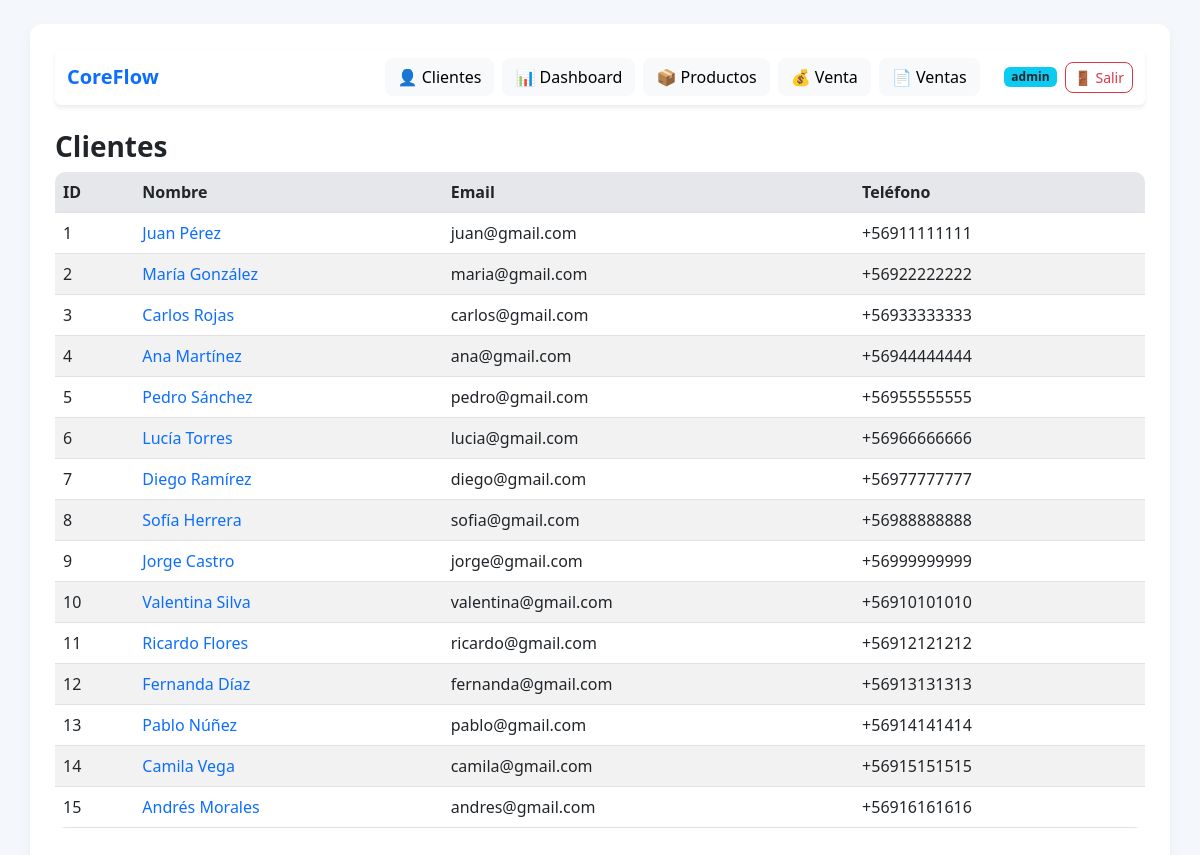
/ (signed in), run on the app's committed database.
### models.py (models this page shows, shortened)
class Usuario(UserMixin, db.Model):
    __tablename__ = 'usuarios'
    id = db.Column(db.Integer, primary_key=True)
    username = db.Column(db.String(80), unique=True, nullable=False, index=True)
    email = db.Column(db.String(120), unique=True, nullable=False)
    password_hash = db.Column(db.String(255), nullable=False)
    nombre_completo = db.Column(db.String(120))
    activo = db.Column(db.Boolean, default=True)
    fecha_creacion = db.Column(db.DateTime, default=datetime.utcnow)

class Cliente(db.Model):
    __tablename__ = 'clientes'
    id = db.Column(db.Integer, primary_key=True)
    nombre = db.Column(db.String(100), nullable=False)
    email = db.Column(db.String(120))
    telefono = db.Column(db.String(50))
    empresa = db.Column(db.String(100))
    fecha_creacion = db.Column(db.DateTime, default=datetime.utcnow)
    interacciones = db.relationship('Interaccion', backref='cliente', lazy=True)

### app.py (the view)
@app.route('/')
@login_required
def index():
    clientes = Cliente.query.order_by(Cliente.fecha_creacion.desc()).all()
    return render_template('clientes.html', clientes=clientes)

### app.py (called while the page is built)
@login_manager.user_loader
def load_user(user_id):
    return Usuario.query.get(int(user_id))

### templates/clientes.html
{% extends 'base.html' %}
{% block content %}
<h3>Clientes</h3>
<div class="table-responsive">
    <table class="table table-striped">
        <tr>
            <th>ID</th>
            <th>Nombre</th>
            <th>Email</th>
            <th>Teléfono</th>
        </tr>
        {% for c in clientes %}
        <tr>
            <td>{{ c.id }}</td>
            <td>
                <a href="{{ url_for('cliente_detalle', id=c.id) }}">
                    {{ c.nombre }}
                </a>
            </td>
            <td>{{ c.email }}</td>
            <td>{{ c.telefono }}</td>
        </tr>
        {% endfor %}
    </table>
</div>
{% endblock %}

### templates/base.html (shortened to what this page needs)
<!DOCTYPE html>
<html lang="es">
<head>
    <link href="https://cdn.jsdelivr.net/npm/bootstrap@5.3.0/dist/css/bootstrap.min.css" rel="stylesheet">
    <link rel="stylesheet" href="{{ url_for('static', filename='styles.css') }}">
</head>
<body>
<div class="container mt-4">
<nav class="navbar navbar-expand-lg navbar-light bg-white mb-4 shadow-sm rounded">
    <div class="container-fluid">
        <a class="navbar-brand fw-bold text-primary" href="{{ url_for('index') }}">
            CoreFlow
        </a>
        <div class="collapse navbar-collapse" id="navbarNav">
            <div class="ms-auto d-flex flex-column flex-lg-row gap-2 mt-3 mt-lg-0 align-items-lg-center">
                <a href="{{ url_for('index') }}" class="btn btn-light">👤 Clientes</a>
                <a href="{{ url_for('dashboard') }}" class="btn btn-light">📊 Dashboard</a>
                <a href="{{ url_for('nuevo_producto') }}" class="btn btn-light">📦 Productos</a>
                <a href="{{ url_for('nueva_venta') }}" class="btn btn-light">💰 Venta</a>
                <a href="{{ url_for('listar_ventas') }}" class="btn btn-light">📄 Ventas</a>
                {% if current_user.is_authenticated %}
                <div class="d-flex align-items-center gap-2 mt-3 mt-lg-0 ms-lg-2 ps-lg-2 border-lg-start">
                    <span class="badge bg-info text-dark">{{ current_user.username }}</span>
                    <a href="{{ url_for('logout') }}" class="btn btn-outline-danger btn-sm">🚪 Salir</a>
                </div>
                {% endif %}
            </div>
        </div>
    </div>
</nav>
    {% block content %}{% endblock %}
</div>
</body>
</html>

### static/styles.css (style rules this page uses)
body { background-color: #f4f7fb; font-family: 'Segoe UI', Tahoma, Geneva, Verdana, sans-serif; }
.container { background: white; padding: 25px; border-radius: 12px; box-shadow: 0 4px 12px rgba(0, 0, 0, 0.05); }
nav { border-bottom: 1px solid #eee; padding-bottom: 10px; }
.btn { border-radius: 8px; }
.table { background: white; border-radius: 10px; overflow: hidden; }
.table th { background-color: #f1f3f6; font-weight: 600; }
h2, h3 { font-weight: 600; }
a { text-decoration: none; }

### data on the page
Usuario: username "admin"
Cliente: id "1", nombre "Juan Pérez", email "juan@gmail.com", telefono "+56911111111"
Cliente: id "2", nombre "María González", email "maria@gmail.com", telefono "+56922222222"
Cliente: id "3", nombre "Carlos Rojas", email "carlos@gmail.com", telefono "+56933333333"
Cliente: id "4", nombre "Ana Martínez", email "ana@gmail.com", telefono "+56944444444"
Cliente: id "5", nombre "Pedro Sánchez", email "pedro@gmail.com", telefono "+56955555555"
Cliente: id "6", nombre "Lucía Torres", email "lucia@gmail.com", telefono "+56966666666"
Cliente: id "7", nombre "Diego Ramírez", email "diego@gmail.com", telefono "+56977777777"
Cliente: id "8", nombre "Sofía Herrera", email "sofia@gmail.com", telefono "+56988888888"
Cliente: id "9", nombre "Jorge Castro", email "jorge@gmail.com", telefono "+56999999999"
Cliente: id "10", nombre "Valentina Silva", email "valentina@gmail.com", telefono "+56910101010"
Cliente: id "11", nombre "Ricardo Flores", email "ricardo@gmail.com", telefono "+56912121212"
Cliente: id "12", nombre "Fernanda Díaz", email "fernanda@gmail.com", telefono "+56913131313"
Cliente: id "13", nombre "Pablo Núñez", email "pablo@gmail.com", telefono "+56914141414"
Cliente: id "14", nombre "Camila Vega", email "camila@gmail.com", telefono "+56915151515"
Cliente: id "15", nombre "Andrés Morales", email "andres@gmail.com", telefono "+56916161616"
